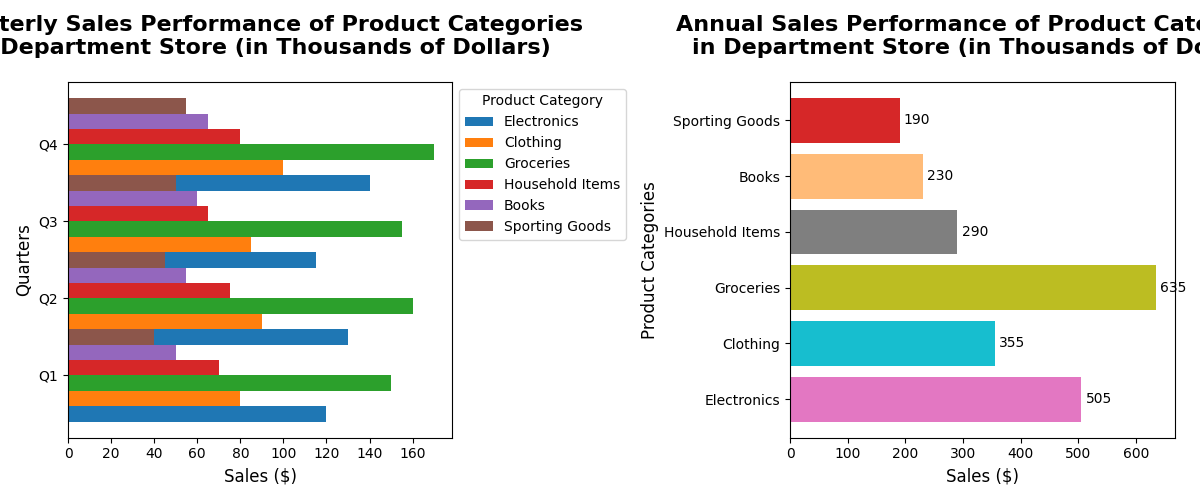

This chart was generated by the following Python code:
import matplotlib.pyplot as plt
import numpy as np

categories = ['Electronics', 'Clothing', 'Groceries', 'Household Items', 'Books', 'Sporting Goods']
quarters = ['Q1', 'Q2', 'Q3', 'Q4']

sales_data = np.array([
    [120, 130, 115, 140],  
    [80, 90, 85, 100],     
    [150, 160, 155, 170],  
    [70, 75, 65, 80],      
    [50, 55, 60, 65],      
    [40, 45, 50, 55],      
])

fig, (ax1, ax2) = plt.subplots(1, 2, figsize=(12, 5))

bar_height = 0.2
bar_positions = np.arange(len(quarters))

for i, category in enumerate(categories):
    ax1.barh(bar_positions + i * bar_height, sales_data[i, :], height=bar_height, label=category)

ax1.set_title('Quarterly Sales Performance of Product Categories\nin Department Store (in Thousands of Dollars)', fontsize=16, fontweight='bold', pad=20)
ax1.set_ylabel('Quarters', fontsize=12)
ax1.set_xlabel('Sales ($)', fontsize=12)
ax1.set_yticks(bar_positions + bar_height * (len(categories) - 1) / 2)
ax1.set_yticklabels(quarters, fontsize=10)
ax1.legend(title='Product Category', loc='upper left', bbox_to_anchor=(1, 1))

annual_sales = np.sum(sales_data, axis=1)

# Applying a new set of colors
ax2.barh(categories, annual_sales, color=['#e377c2', '#17becf', '#bcbd22', '#7f7f7f', '#ffbb78', '#d62728'])

for idx, category in enumerate(categories):
    ax2.annotate(f'{annual_sales[idx]:,}', 
                 xy=(annual_sales[idx], idx), 
                 xytext=(3, 0),
                 textcoords="offset points",
                 ha='left', va='center', fontsize=10, color='black')

ax2.set_title('Annual Sales Performance of Product Categories\nin Department Store (in Thousands of Dollars)', fontsize=16, fontweight='bold', pad=20)
ax2.set_ylabel('Product Categories', fontsize=12)
ax2.set_xlabel('Sales ($)', fontsize=12)

plt.tight_layout()
plt.show()
